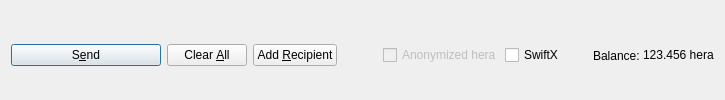
         <widget class="QFrame" name="frame_Send">
          <layout class="QHBoxLayout" name="horizontalLayout">
           <property name="bottomMargin">
            <number>0</number>
           </property>
           <item>
            <widget class="QPushButton" name="sendButton">
             <property name="minimumSize">
              <size>
               <width>150</width>
               <height>0</height>
              </size>
             </property>
             <property name="toolTip">
              <string>Confirm the send action</string>
             </property>
             <property name="text">
              <string>S&amp;end</string>
             </property>
             <property name="icon">
              <iconset resource="../hera.qrc">
               <normaloff>:/icons/send</normaloff>:/icons/send</iconset>
             </property>
             <property name="autoDefault">
              <bool>false</bool>
             </property>
             <property name="default">
              <bool>true</bool>
             </property>
            </widget>
           </item>
           <item>
            <widget class="QPushButton" name="clearButton">
             <property name="sizePolicy">
              <sizepolicy hsizetype="Minimum" vsizetype="Fixed">
               <horstretch>0</horstretch>
               <verstretch>0</verstretch>
              </sizepolicy>
             </property>
             <property name="toolTip">
              <string>Clear all fields of the form.</string>
             </property>
             <property name="text">
              <string>Clear &amp;All</string>
             </property>
             <property name="icon">
              <iconset resource="../hera.qrc">
               <normaloff>:/icons/remove</normaloff>:/icons/remove</iconset>
             </property>
             <property name="autoDefault">
              <bool>false</bool>
             </property>
            </widget>
           </item>
           <item>
            <widget class="QPushButton" name="addButton">
             <property name="toolTip">
              <string>Send to multiple recipients at once</string>
             </property>
             <property name="text">
              <string>Add &amp;Recipient</string>
             </property>
             <property name="icon">
              <iconset resource="../hera.qrc">
               <normaloff>:/icons/add</normaloff>:/icons/add</iconset>
             </property>
             <property name="autoDefault">
              <bool>false</bool>
             </property>
            </widget>
           </item>
           <item>
            <spacer name="horizontalSpacer">
             <property name="orientation">
              <enum>Qt::Horizontal</enum>
             </property>
             <property name="sizeHint" stdset="0">
              <size>
               <width>40</width>
               <height>20</height>
              </size>
             </property>
            </spacer>
           </item>
           <item>
            <layout class="QHBoxLayout" name="horizontalLayout_2">
             <property name="spacing">
              <number>3</number>
             </property>
             <item>
              <widget class="QCheckBox" name="checkzECA">
               <property name="enabled">
                <bool>false</bool>
               </property>
               <property name="text">
                <string>Anonymized hera</string>
               </property>
              </widget>
             </item>
             <item>
              <widget class="QCheckBox" name="checkSwiftTX">
               <property name="enabled">
                <bool>true</bool>
               </property>
               <property name="minimumSize">
                <size>
                 <width>85</width>
                 <height>0</height>
                </size>
               </property>
               <property name="text">
                <string>SwiftX</string>
               </property>
              </widget>
             </item>
             <item>
              <widget class="QLabel" name="label">
               <property name="text">
                <string>Balance:</string>
               </property>
              </widget>
             </item>
             <item>
              <widget class="QLabel" name="labelBalance">
               <property name="sizePolicy">
                <sizepolicy hsizetype="Preferred" vsizetype="Fixed">
                 <horstretch>0</horstretch>
                 <verstretch>0</verstretch>
                </sizepolicy>
               </property>
               <property name="cursor">
                <cursorShape>IBeamCursor</cursorShape>
               </property>
               <property name="text">
                <string notr="true">123.456 hera</string>
               </property>
               <property name="textInteractionFlags">
                <set>Qt::LinksAccessibleByMouse|Qt::TextSelectableByKeyboard|Qt::TextSelectableByMouse</set>
               </property>
              </widget>
             </item>
            </layout>
           </item>
          </layout>
         </widget>
